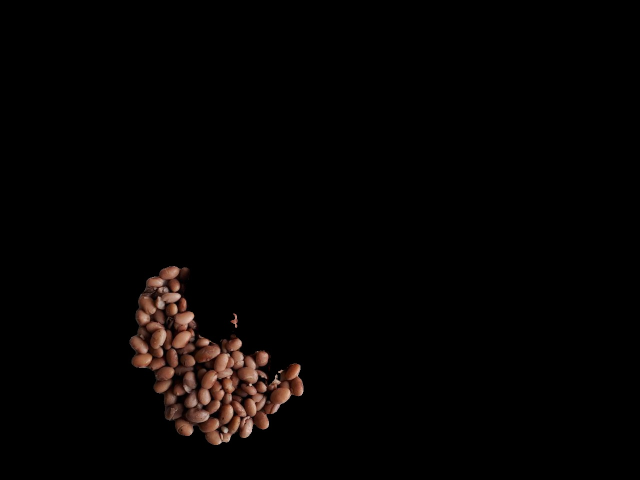
//> input picture test/data/10_beans/tray_1_food_image.jpg, 1280 x 960 px (shown at 1/2 size); its folder holds only this picture in this run
$ ./BoW_trainer   (built with g++ and OpenCV 4)
//> lines starting //> are read from the running program, lines starting //| are printed output that depends on the picture
#include <opencv2/features2d.hpp>
#include <opencv2/imgproc.hpp>
#include <opencv2/highgui.hpp>
#include <opencv2/ml.hpp>
#include <filesystem>
#include <iostream>

using namespace std;
using namespace cv;
using namespace cv::ml;

Ptr<SIFT> sift = SIFT::create();
Ptr<BFMatcher> matcher = BFMatcher::create();
Ptr<SVM> svm = SVM::create();

int N_CODEWORDS = 210;

void getDirectoriesAndCategories(string path, vector<string>& directories, vector<string>& categories) {
//> called with path = "data/"
    vector<string> paths;
    for(auto p : filesystem::recursive_directory_iterator(path)) {
        if (p.is_directory()) {
            paths.push_back(p.path().string());
        }
    }

    std::sort(paths.begin(), paths.end());

    for(int i = 0; i < paths.size(); i++) {
        directories.push_back(paths[i]);
        categories.push_back(paths[i].erase(0, path.size()));
    }

    FileStorage file("model/testset.yml", FileStorage::WRITE);
    file<<"categories"<<categories;
    file.release();
}

void splitData(const vector<string>& dir, int ratio, vector<string>& trainPaths, vector<int>& trainLabels) {
//> called with ratio = 5
    vector<int> testLabels;
    vector<string> testPaths;
    for (int i = 0; i < dir.size(); i++) {
        vector<string> cat_paths;
        glob(dir[i], cat_paths);

        for(int j = 0; j < cat_paths.size(); j++) {
            if (j % ratio == 0) {
                testPaths.push_back(cat_paths[j]);
                testLabels.push_back(i);
                //continue; //skip test set
            }
            trainPaths.push_back(cat_paths[j]);
            trainLabels.push_back(i);
          }
    }

    FileStorage file("model/testset.yml", FileStorage::APPEND);
    file<<"testPaths"<<testPaths;
    file<<"testLabels"<<testLabels;
    file.release();
}


Mat getHistogram(const Mat& desc, const Mat& codewords) {
    vector<DMatch> matches;
    matcher->match(desc, codewords, matches);

    Mat hist = Mat::zeros(1, codewords.rows, CV_32F);
    for (int i = 0; i < matches.size(); i++) {
        hist.at<float>(0, matches[i].trainIdx)++;
    }

    return hist;
}

void getDescAndCodewords(const vector<string>& trainImgsPaths, vector<Mat>& descPerImg, Mat& codewords) {
    cout<<"\tExtracting SIFT features...\n";
    Mat descriptors;
    for (int i = 0; i < trainImgsPaths.size(); i++) {
        Mat desc;
        vector<KeyPoint> key;
        sift->detectAndCompute(imread(trainImgsPaths[i]), noArray(), key, desc);
//> key = 528 keypoints; strongest (x, y, size): (552, 752, 3.6), (496, 861, 12.2), (558, 744, 3.2), (501, 769, 3.4)

        descriptors.push_back(desc);
        descPerImg.push_back(desc);
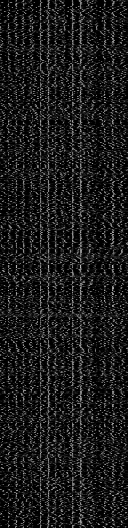
//> descPerImg[0]: 528 rows x 128 cols, CV_32FC1; min 0, max 196, mean 26.7
    }
//> pass 2 of the loop in getDescAndCodewords, `for (int i = 0; i < trainImgsPaths.size(); i++)`:
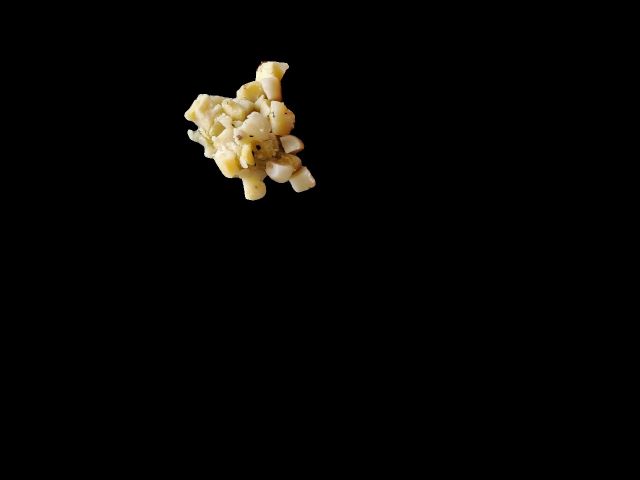
//> input picture test/data/11_basil_potato/tray_2_food_image.jpg, 1280 x 960 px (shown at 1/2 size)
//> key = 286 keypoints; strongest (x, y, size): (536, 146, 33.6), (380, 265, 7.5), (477, 258, 132.6), (503, 382, 25.6)
//> in getDescAndCodewords, `descPerImg.push_back(desc);`:
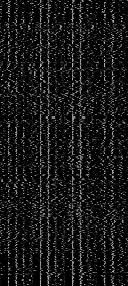
//> descPerImg[1]: 286 rows x 128 cols, CV_32FC1; min 0, max 193, mean 23.8
    cout<<"\tFeatures extracted!\n";

    cout<<"\tStarting k-means...\n";
    TermCriteria criteria = TermCriteria(TermCriteria::MAX_ITER | TermCriteria::EPS, 2000, 1.0);
    Mat label;
    double d = kmeans(descriptors, N_CODEWORDS, label, criteria, 3, KMEANS_PP_CENTERS, codewords);

    FileStorage file("model/codewords.yml", FileStorage::WRITE);
    file <<"codewords"<<codewords;
    file.release();

    cout<<"Clustering completed! avg distance: "<<d/trainImgsPaths.size()<<"\n";
}

void getTrainingData(const vector<Mat>& descPerImg, const vector<int> trueImgLabels, const Mat& codewords, Mat& trainHistograms, Mat& trainLabels) {
    for (int i = 0; i < descPerImg.size(); i++) {
        Mat hist = getHistogram(descPerImg[i], codewords);

        normalize(hist, hist, 0, 500, NORM_MINMAX);

        trainHistograms.push_back(hist);
        trainLabels.push_back(Mat(1,1,CV_32SC1, trueImgLabels[i]));
    }
}

void trainBoW(const Mat& descPerImg, const Mat& labelPerImg) {
    svm->setType(SVM::C_SVC);
	svm->setKernel(SVM::LINEAR);
	svm->setTermCriteria(TermCriteria(TermCriteria::MAX_ITER, 1e4, 1e-6));
	Ptr<TrainData> td = TrainData::create(descPerImg, ROW_SAMPLE, labelPerImg);

	svm->train(td);
    //svm->trainAuto(td, 4);

    svm->save("model/model.yml");
}

int main(int argc, char** argv) {
    string basePath = "data/";

    vector<string> dir, categories;
    getDirectoriesAndCategories(basePath, dir, categories);

    vector<int> trainImgsLabels;
    vector<string> trainImgsPaths;
    splitData(dir, 5, trainImgsPaths, trainImgsLabels);

    Mat codewords;
    vector<Mat> descPerImg;
    cout<<"Creating the codewords...\n";
    getDescAndCodewords(trainImgsPaths, descPerImg, codewords);
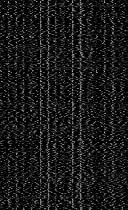
//> codewords: 210 rows x 128 cols, CV_32FC1; min 0, max 175.5, mean 26.5
    cout<<"Codewords created!\n";

    Mat trainHistograms, trainLabels;
    cout<<"Computing the histograms for the training data...\n";
    getTrainingData(descPerImg, trainImgsLabels, codewords, trainHistograms, trainLabels);
//> the loop in getTrainingData, `for (int i = 0; i < descPerImg.size(); i++)` made 2 passes
//> matches in getHistogram on passes 1 to 2: 528 matches, 286 matches
//> trainLabels = [0, 1]
    cout<<"Histograms computed!\n";

    cout<<"Training started...\n";
    trainBoW(trainHistograms, trainLabels);
    cout<<"Training completed!\n";

    cout<<"\nDONE!\n";
    return 0;
}
